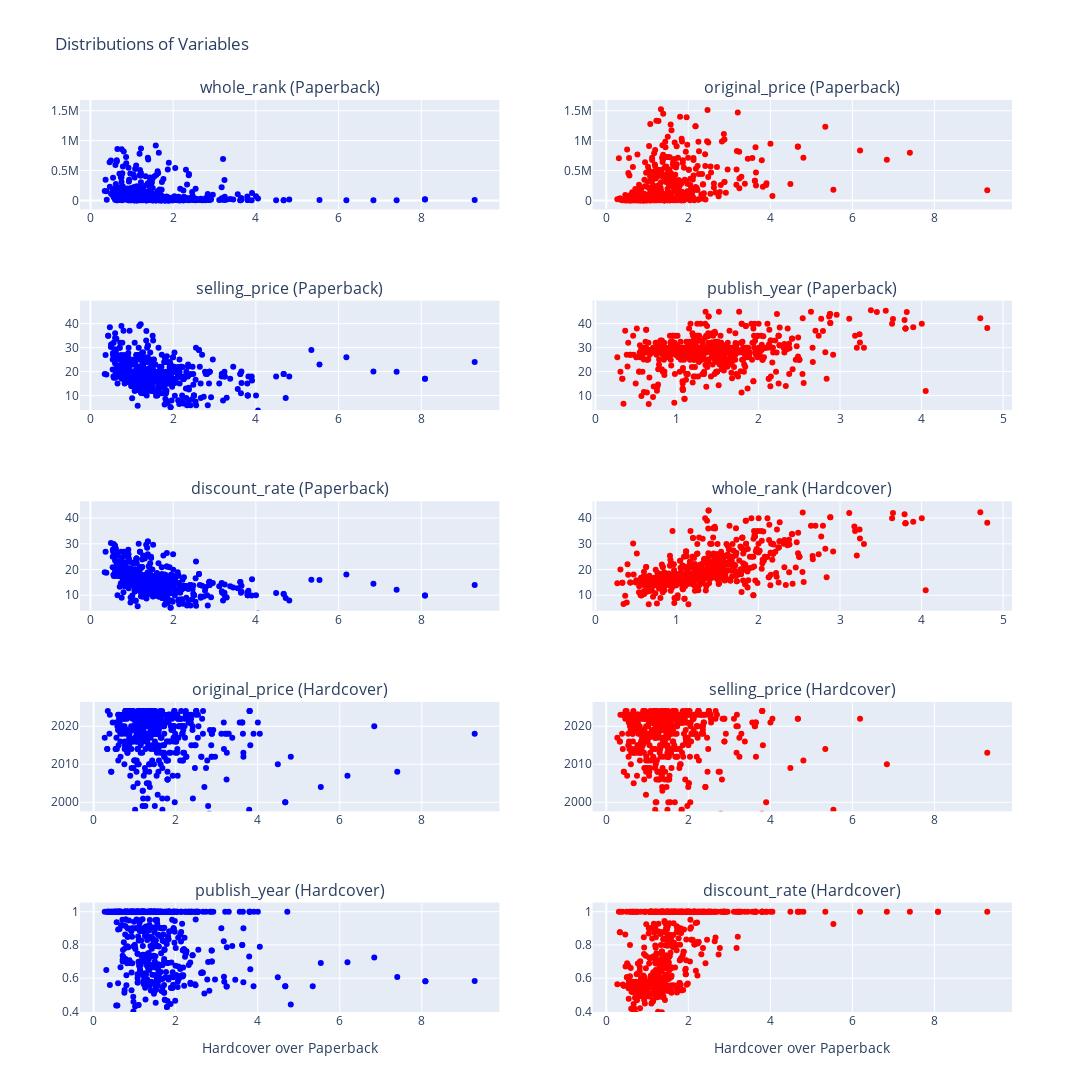

Write notebook code for a chart like this one.
### Code cell
import pandas as pd
import plotly.graph_objects as go
from plotly.subplots import make_subplots


def plot_scatter_distributions(data: pd.DataFrame) -> None:
    # Define plot variables and book types
    variables = ["whole_rank", "original_price", "selling_price", "publish_year", "discount_rate"]
    book_types = ["paperback", "hardcover"]

    # Create a subplot with 4 rows and 2 columns
    fig = make_subplots(rows=len(variables), cols=2, subplot_titles=[f"{var} (Paperback)" for var in variables] + [f"{var} (Hardcover)" for var in variables])

    for row, var in enumerate(variables, start=1):
        for col, book_type in enumerate(book_types, start=1):
            var_name = f"{book_type}-{var}"

            # Remove top 5% extreme values
            threshold = data[var_name].quantile(0.95)
            filtered_data = data[data[var_name] <= threshold]

            # Define color based on column (1 for left, 2 for right)
            marker_color = "blue" if col == 1 else "red"

            scatter = go.Scatter(
                x=filtered_data["hard_over_paper"],
                y=filtered_data[var_name],
                mode="markers",
                marker=dict(color=marker_color),
                showlegend=False,
                name=var_name,
            )

            fig.add_trace(scatter, row=row, col=col)

        # Get y-axis range after removing extremes and add buffer
        y_min = min(data[f"paperback-{var}"].quantile(0.05), data[f"hardcover-{var}"].quantile(0.05))
        y_max = max(data[f"paperback-{var}"].quantile(0.95), data[f"hardcover-{var}"].quantile(0.95))
        buffer = (y_max - y_min) * 0.1  # 10% buffer

        fig.update_yaxes(range=[y_min - buffer, y_max + buffer], row=row, col=1)
        fig.update_yaxes(range=[y_min - buffer, y_max + buffer], row=row, col=2)

    fig.update_xaxes(title_text="Hardcover over Paperback", row=len(variables), col=1)
    fig.update_xaxes(title_text="Hardcover over Paperback", row=len(variables), col=2)

    fig.update_layout(height=4000, width=1600, title_text="Distributions of Variables")
    fig.write_image(f"0705_figs/all scatter.svg")
    fig.show()


# Assuming data_2dep_fic is your DataFrame
plot_scatter_distributions(data_2dep_biz_con)

### Figure 1 — Plotly figure (JSON) as saved in the notebook; plotly's stock layout.template omitted (floating-point values rounded to 4 significant figures; data arrays with more than 128 entries replaced by an {"elided": "..."} marker saying what was removed)
{"data": [{"marker": {"color": "blue"}, "mode": "markers", "name": "paperback-whole_rank", "showlegend": false, "type": "scatter", "x": {"elided": "970 float values"}, "xaxis": "x", "y": {"elided": "970 int values"}, "yaxis": "y"}, {"marker": {"color": "red"}, "mode": "markers", "name": "hardcover-whole_rank", "showlegend": false, "type": "scatter", "x": {"elided": "745 float values"}, "xaxis": "x2", "y": {"elided": "745 int values"}, "yaxis": "y2"}, {"marker": {"color": "blue"}, "mode": "markers", "name": "paperback-original_price", "showlegend": false, "type": "scatter", "x": {"elided": "998 float values"}, "xaxis": "x3", "y": {"elided": "998 float values"}, "yaxis": "y3"}, {"marker": {"color": "red"}, "mode": "markers", "name": "hardcover-original_price", "showlegend": false, "type": "scatter", "x": {"elided": "768 float values"}, "xaxis": "x4", "y": {"elided": "768 float values"}, "yaxis": "y4"}, {"marker": {"color": "blue"}, "mode": "markers", "name": "paperback-selling_price", "showlegend": false, "type": "scatter", "x": {"elided": "998 float values"}, "xaxis": "x5", "y": {"elided": "998 float values"}, "yaxis": "y5"}, {"marker": {"color": "red"}, "mode": "markers", "name": "hardcover-selling_price", "showlegend": false, "type": "scatter", "x": {"elided": "768 float values"}, "xaxis": "x6", "y": {"elided": "768 float values"}, "yaxis": "y6"}, {"marker": {"color": "blue"}, "mode": "markers", "name": "paperback-publish_year", "showlegend": false, "type": "scatter", "x": {"elided": "967 float values"}, "xaxis": "x7", "y": {"elided": "967 int values"}, "yaxis": "y7"}, {"marker": {"color": "red"}, "mode": "markers", "name": "hardcover-publish_year", "showlegend": false, "type": "scatter", "x": {"elided": "784 float values"}, "xaxis": "x8", "y": {"elided": "784 int values"}, "yaxis": "y8"}, {"marker": {"color": "blue"}, "mode": "markers", "name": "paperback-discount_rate", "showlegend": false, "type": "scatter", "x": {"elided": "1051 float values"}, "xaxis": "x9", "y": {"elided": "1051 float values"}, "yaxis": "y9"}, {"marker": {"color": "red"}, "mode": "markers", "name": "hardcover-discount_rate", "showlegend": false, "type": "scatter", "x": {"elided": "809 float values"}, "xaxis": "x10", "y": {"elided": "809 float values"}, "yaxis": "y10"}], "layout": {"annotations": [{"font": {"size": 16}, "showarrow": false, "text": "whole_rank (Paperback)", "x": 0.225, "xanchor": "center", "xref": "paper", "y": 1, "yanchor": "bottom", "yref": "paper"}, {"font": {"size": 16}, "showarrow": false, "text": "original_price (Paperback)", "x": 0.775, "xanchor": "center", "xref": "paper", "y": 1, "yanchor": "bottom", "yref": "paper"}, {"font": {"size": 16}, "showarrow": false, "text": "selling_price (Paperback)", "x": 0.225, "xanchor": "center", "xref": "paper", "y": 0.78, "yanchor": "bottom", "yref": "paper"}, {"font": {"size": 16}, "showarrow": false, "text": "publish_year (Paperback)", "x": 0.775, "xanchor": "center", "xref": "paper", "y": 0.78, "yanchor": "bottom", "yref": "paper"}, {"font": {"size": 16}, "showarrow": false, "text": "discount_rate (Paperback)", "x": 0.225, "xanchor": "center", "xref": "paper", "y": 0.56, "yanchor": "bottom", "yref": "paper"}, {"font": {"size": 16}, "showarrow": false, "text": "whole_rank (Hardcover)", "x": 0.775, "xanchor": "center", "xref": "paper", "y": 0.56, "yanchor": "bottom", "yref": "paper"}, {"font": {"size": 16}, "showarrow": false, "text": "original_price (Hardcover)", "x": 0.225, "xanchor": "center", "xref": "paper", "y": 0.34, "yanchor": "bottom", "yref": "paper"}, {"font": {"size": 16}, "showarrow": false, "text": "selling_price (Hardcover)", "x": 0.775, "xanchor": "center", "xref": "paper", "y": 0.34, "yanchor": "bottom", "yref": "paper"}, {"font": {"size": 16}, "showarrow": false, "text": "publish_year (Hardcover)", "x": 0.225, "xanchor": "center", "xref": "paper", "y": 0.12, "yanchor": "bottom", "yref": "paper"}, {"font": {"size": 16}, "showarrow": false, "text": "discount_rate (Hardcover)", "x": 0.775, "xanchor": "center", "xref": "paper", "y": 0.12, "yanchor": "bottom", "yref": "paper"}], "height": 4000, "title": {"text": "Distributions of Variables"}, "width": 1600, "xaxis": {"anchor": "y", "domain": [0, 0.45]}, "xaxis10": {"anchor": "y10", "domain": [0.55, 1], "title": {"text": "Hardcover over Paperback"}}, "xaxis2": {"anchor": "y2", "domain": [0.55, 1]}, "xaxis3": {"anchor": "y3", "domain": [0, 0.45]}, "xaxis4": {"anchor": "y4", "domain": [0.55, 1]}, "xaxis5": {"anchor": "y5", "domain": [0, 0.45]}, "xaxis6": {"anchor": "y6", "domain": [0.55, 1]}, "xaxis7": {"anchor": "y7", "domain": [0, 0.45]}, "xaxis8": {"anchor": "y8", "domain": [0.55, 1]}, "xaxis9": {"anchor": "y9", "domain": [0, 0.45], "title": {"text": "Hardcover over Paperback"}}, "yaxis": {"anchor": "x", "domain": [0.88, 1], "range": [-151600.0, 1680000.0]}, "yaxis10": {"anchor": "x10", "domain": [0, 0.12], "range": [0.3969, 1.055]}, "yaxis2": {"anchor": "x2", "domain": [0.88, 1], "range": [-151600.0, 1680000.0]}, "yaxis3": {"anchor": "x3", "domain": [0.66, 0.78], "range": [3.956, 49.6]}, "yaxis4": {"anchor": "x4", "domain": [0.66, 0.78], "range": [3.956, 49.6]}, "yaxis5": {"anchor": "x5", "domain": [0.44, 0.56], "range": [3.983, 46.54]}, "yaxis6": {"anchor": "x6", "domain": [0.44, 0.56], "range": [3.983, 46.54]}, "yaxis7": {"anchor": "x7", "domain": [0.22, 0.34], "range": [1998.0, 2026.0]}, "yaxis8": {"anchor": "x8", "domain": [0.22, 0.34], "range": [1998.0, 2026.0]}, "yaxis9": {"anchor": "x9", "domain": [0, 0.12], "range": [0.3969, 1.055]}}}
